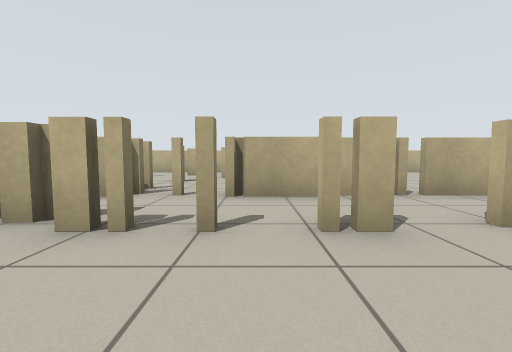
[1] (above)

17 first-person views from a walk through a Stage world. The camera is 0.65 m above the floor, tilts 4° down and sees 90° across. The lines on the ground mark 1 m squares. The floor is counted in squares, 1 m on a side. Each view is taken from the middle of a square. On the plan, view 1 faces up. The plan holds only what a view shows up to about 9 squares ahead; the rest is blank. The robots in the file are not drawn.

[2]
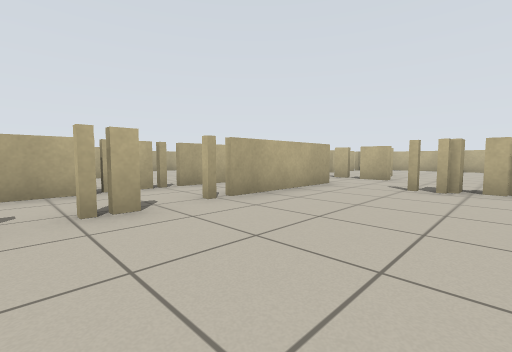

[3]
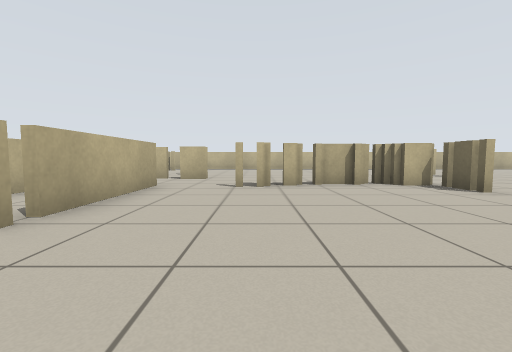

[4]
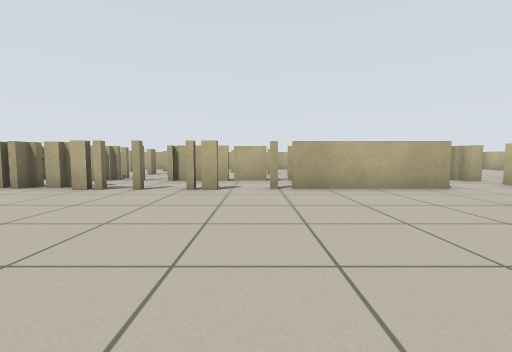

[5]
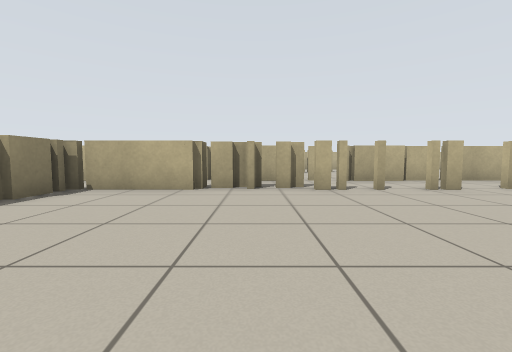

[6]
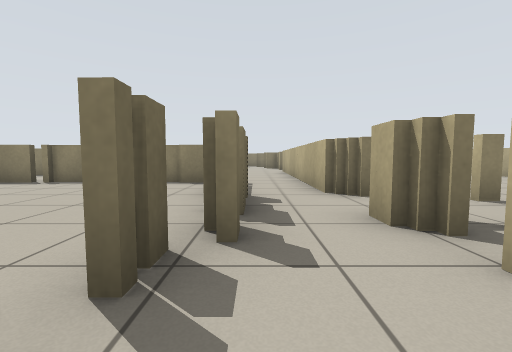

[7]
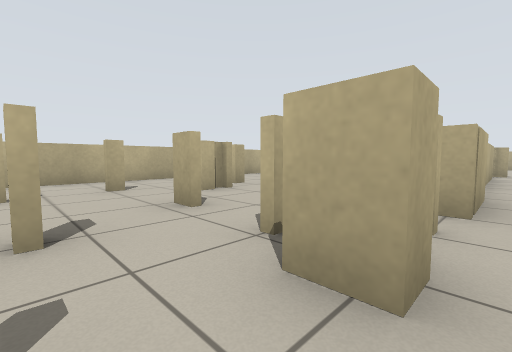

[8]
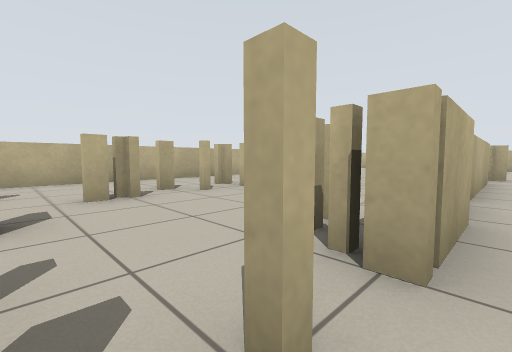

[9]
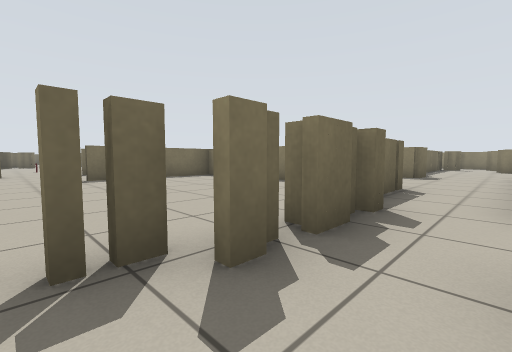

[10]
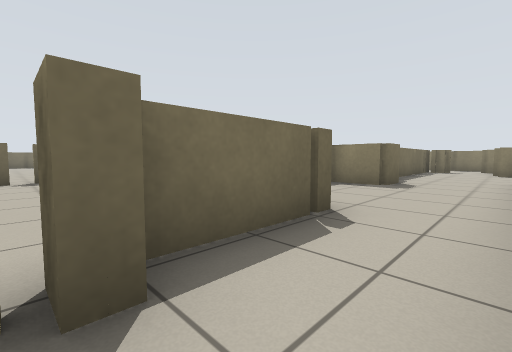

[11]
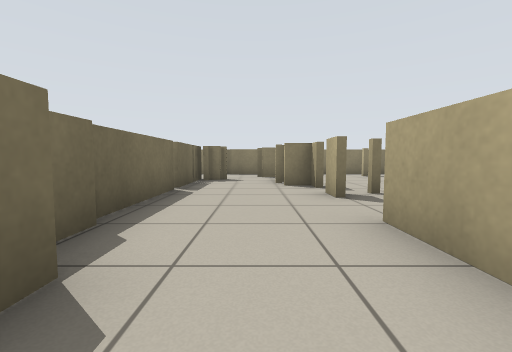

[12]
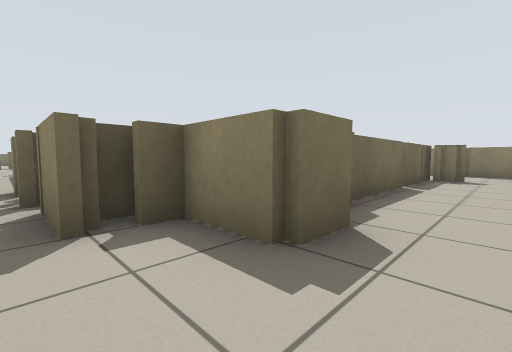

[13]
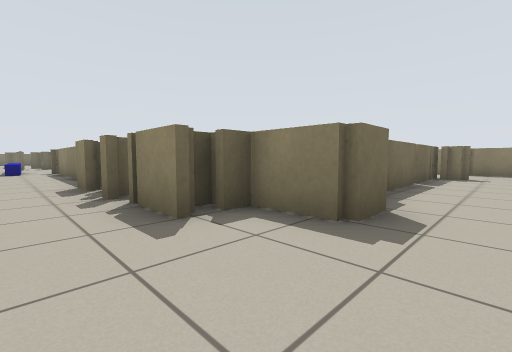

[14]
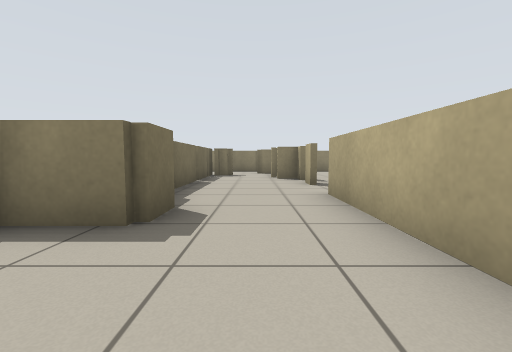

[15]
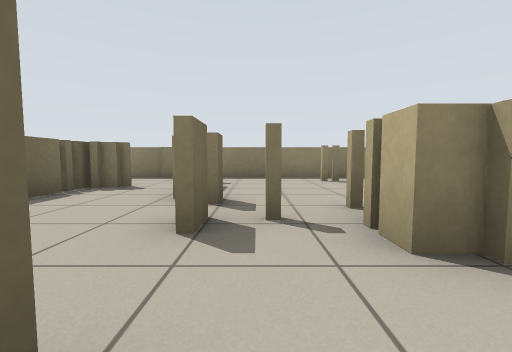

[16]
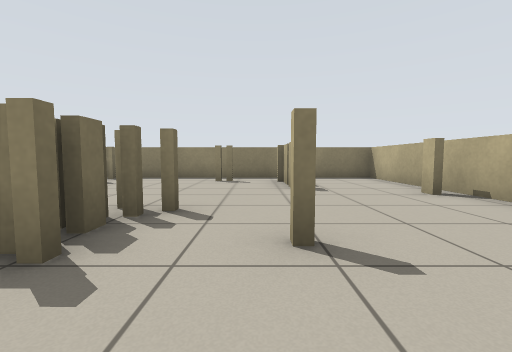

[17]
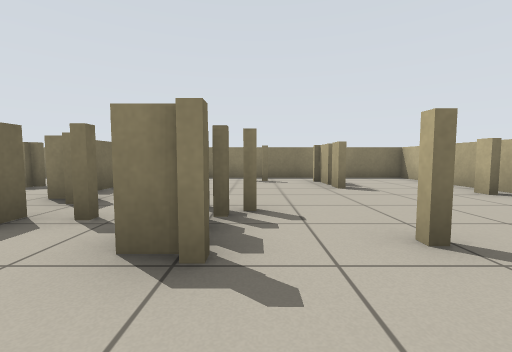

### Floor plan
Key: @ floor where view 1 was taken; # wall or solid block; x gap in a wall; . floor.
Columns run from 21 left of view 1 to 10 right of it. Each row starts with its distance up from view 1.
 12 ######           ########
 11 #......          ........
 10 #........        ..#.....
  9 #.##.....        #..#.##
  8 #......#..       .......
  7 #.#...#...       #.#....
  6 #.....##.        .........
  5 #.....x...      #xxxx##xx### #.
  4 ###x###..########............x.
  3 #................###....####.x.
  2 #..#..........####.#..#......#.
  1 #. ###x#####..#.................
  0 #          #..#......@.....#....
 -1            ##.#............x...
 -2            ##.#............##.
 -3             #.#......  ....##
 -4            ##.###x#..    .##
 -5             ..  .. ..     ...
 -6             ..  .. ..      ..
 -7            #..  .. .#
 -8            #..
 -9             ..

Where each view was taken, in squares from view 1:
view 1: 0 up, 0 right, facing up
view 2: 1 down, 0 right, facing up-right
view 3: 0 up, 0 right, facing right
view 4: 3 down, 2 right, facing up
view 5: 3 down, 3 left, facing up
view 6: 3 up, 0 right, facing left
view 7: 4 up, 4 left, facing up-right
view 8: 4 up, 2 left, facing up-right
view 9: 4 up, 1 left, facing down-left
view 10: 4 up, 4 left, facing down-left
view 11: 3 up, 10 left, facing left
view 12: 3 up, 9 left, facing down-left
view 13: 3 up, 8 left, facing down-left
view 14: 3 up, 8 left, facing left
view 15: 5 up, 12 left, facing left
view 16: 8 up, 12 left, facing left
view 17: 7 up, 12 left, facing left
